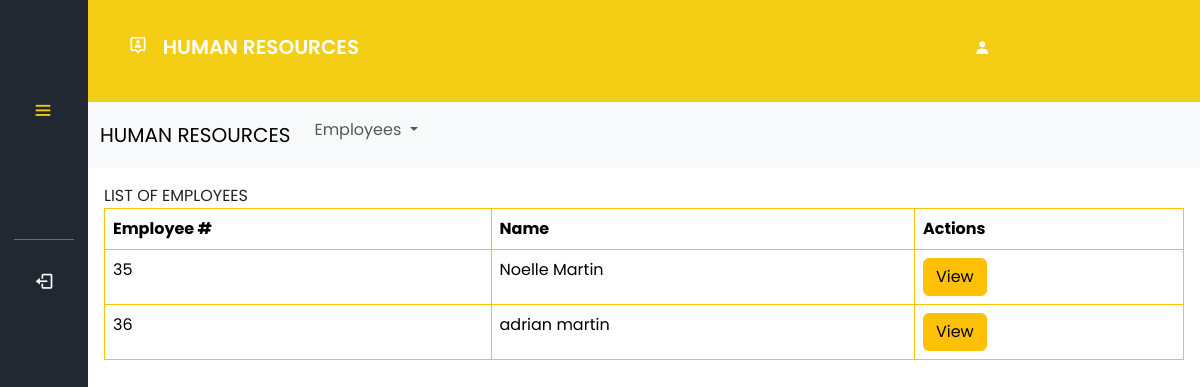
Page /hr/listemployees.php (signed in) on the committed database.
### tables this page shows
CREATE TABLE `employees` (
  `emp_id` int(11) NOT NULL,
  `firstname` varchar(50) NOT NULL,
  `lastname` varchar(50) NOT NULL,
  `middlename` varchar(50) NOT NULL,
  `suffix` varchar(10) NOT NULL,
  `fullname` varchar(70) NOT NULL,
  `email` varchar(70) NOT NULL,
  `contact` varchar(50) NOT NULL,
  `birthday` date NOT NULL,
  `marital_status` varchar(50) NOT NULL,
  `department` varchar(70) NOT NULL,
  `gender` varchar(10) NOT NULL,
  `nationality` varchar(50) NOT NULL,
  `zip_code` varchar(10) NOT NULL,
  `address` varchar(150) NOT NULL,
  `hire_date` date NOT NULL,
  `emp_status` varchar(50) NOT NULL,
  `shift_per_day` varchar(50) NOT NULL,
  `position` varchar(50) NOT NULL,
  `monthly_salary` int(50) NOT NULL,
  `photo` varchar(100) NOT NULL
);

### hr/listemployees.php (the view, shortened to what this page needs)
<?php
if (isset($_SESSION['UserLogin'])) {
  $userrole = $_SESSION['UserRole'];
} else {
  header("Location: login.php");
  exit();
}
require 'connection/conn.php';
    try{
    $pdo = new PDO('mysql:host=localhost;dbname=hr', "root", "");
    $pdo->setAttribute(PDO::ATTR_ERRMODE, PDO::ERRMODE_EXCEPTION);
    } catch (PDOException $e) {
    echo 'Connection Failed' .$e->getMessage();
    }
?>
<!DOCTYPE html>
<html lang="en">
<head>
  <link rel="stylesheet" href="styles/employee.css" />
  <link href='https://unpkg.com/boxicons@2.1.4/css/boxicons.min.css' rel="stylesheet">
  <link rel="stylesheet" href="https://cdn.jsdelivr.net/npm/bootstrap@5.3.3/dist/css/bootstrap.min.css">
  <link rel="stylesheet" href="https://cdn.datatables.net/2.0.2/css/dataTables.dataTables.css" />
</head>
<body>
<nav class="sidebar close" style="overflow: hidden;">
<header>
<div class="image-text">
</div>
  <i class="bx bx-menu toggle"></i>
</header>
<div class="menu-bar">
<div class="menu">
    <div class="bottom-content">
    <hr style="height: 1px; opacity: 40%; border-width: 0; background-color: #BFEA7C;"/>
    <li class="nav-link">
      <a href="/updated pos/logout.php">
      <i class="bx bx-log-out icon"></i>
      </a>
    </li>
    </div>
    </div>
</div>
  </nav>
  <section class="home">
    <div class="userheader">
      <h1> <i class='bx bx-user-pin icon'>&nbsp</i> HUMAN RESOURCES </h1>
      <h2><i class="bx bxs-user usericon">&nbsp</i> <?php echo htmlspecialchars($userrole); ?></h2>
  </div>
<nav class="navbar navbar-expand-lg bg-body-tertiary">
    <div class="container-fluid">
      <a class="navbar-brand" href="employee.php">HUMAN RESOURCES</a>
      <div class="collapse navbar-collapse" id="navbarSupportedContent">
        <ul class="navbar-nav me-auto mb-2 mb-lg-0">
          <li class="nav-item dropdown">
            <a class="nav-link dropdown-toggle" href="#" role="button" data-bs-toggle="dropdown" aria-expanded="false">
              Employees
            </a>
          </li>
        </ul>
    </div>
  </nav>
<div class="p-3">
<div class="row g-0 text-center">
<div class="text-start col-sm-6 col-md-8">LIST OF EMPLOYEES</div>
<div class="col-6 col-md-4">
</div>
</div>
  <table id="myTable" class="table table-bordered border-warning">
    <thead>
      <tr>
        <th scope="col">Employee #</th>
        <th scope="col">Name</th>
        <th scope="col">Actions</th>
      </tr>
    </thead>
  <?php
  $stmt = $pdo->prepare('SELECT * from employees');
  $stmt->execute();
  $result = $stmt->fetchAll();
  foreach($result as $row){
  ?>
  <tr>
  <td><?= $row['emp_id']; ?></td>
  <td><?= $row['firstname']." ".$row['lastname'];?></td>
  <td>
    <div class="btn-group" role="group" aria-label="Basic mixed styles example">
    <form method="GET" action="viewemployee.php">
    <button type="submit" class="btn btn-warning viewbtn" name="viewemployee" value="<?= $row['emp_id']; ?>">View</button>
    </form>
    </div>
  </td>
  </tr>
  <?php } ?>
</table>
</div>
</section>
</body>
</html>

### hr/styles/employee.css (style rules this page uses)
* { padding: 0; margin: 0; box-sizing: border-box; font-family: 'Poppins', sans-serif; }
:root { --background-color: #222831; --color: #F4CE14; --hover-color: #FFF455; --text-color: #000000; --text-color2: black; }
body { height: 100vh; background: #EEEEEE; }
.sidebar { position: fixed; top: 0; left: 0; height: 100%; width: 250px; padding: 10px 14px; background: #222831; z-index: 100; cursor: pointer; }
.sidebar.close { width: 88px; }
.sidebar .menu { margin-top: -45px; }
.sidebar li { height: 50px; margin-top: 10px; list-style: none; display: flex; align-items: center; }
.sidebar li .icon { display: flex; align-items: center; justify-content: center; min-width: 60px; font-size: 20px; }
.sidebar li .icon, .sidebar li .text { color: #fff; }
.sidebar header { position: relative; }
.sidebar header .image-text { display: flex; align-items: center; padding-top: 1rem; }
.sidebar header .toggle { position: absolute; color:#F4CE14; top: 60%; left: 90%; font-size: 22px; line-height: 50px; transform: translateY(-50%); cursor: pointer; }
.sidebar li a { text-decoration: none; height: 100%; width: 100%; display: flex; align-items: center; border-radius: 6px; }
.sidebar .menu-bar { height: calc(100% - 60px); display: flex; flex-direction: column; justify-content: space-between; padding-top: 3rem; }
.sidebar.close .toggle { left: 30%; }
.home { position: relative; height: 100vh; left: 250px; width: calc(100% - 250px); }
.home .userheader { padding: 35px 40px; background-color: #F4CE14; box-shadow: 0 4px 8px 0 rgba(0, 0, 0, 0.2); }
.home .userheader h1 { font-size: 20px; font-weight: 600; color: #fff; }
.home .userheader h2 { font-size: 16px; font-weight: 600; color: #fff; margin-left: 82%; margin-top: -27px; }
.sidebar.close ~ .home { left: 88px; width: calc(100% - 88px); }
.bottom-content { margin-top: 60px; }
.dropdown { position: relative; display: list-item; width: 230px; height: 50px; }

### rows in the picture
employees: emp_id "35", firstname "Noelle", lastname "Martin"
employees: emp_id "36", firstname "adrian", lastname "martin"
